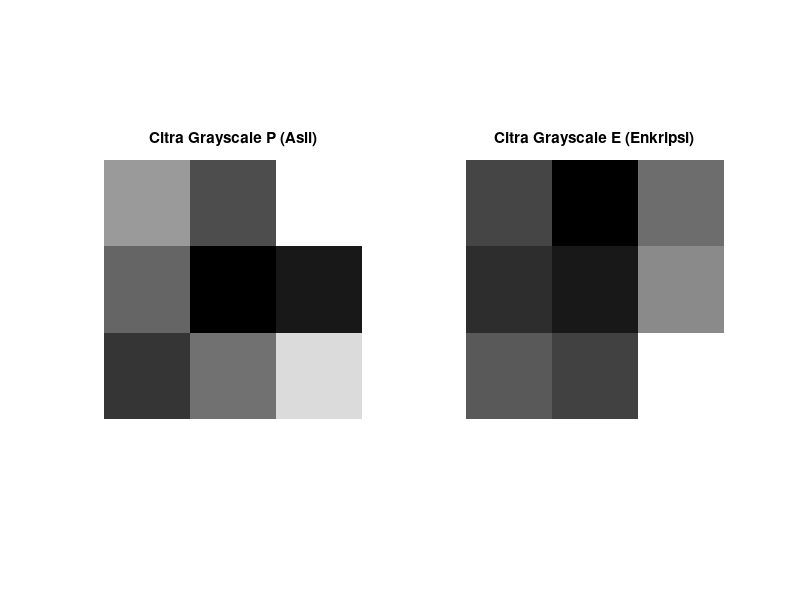

Reproduce this figure in MATLAB.
%  UTS Matematika Sains Data — Semester Genap 2025/2026 
%  Soal 2 — Enkripsi Citra Logo Toko dengan Invers Matriks 3x3
%  --------------------------------------------------- 
%  Nama  : Ivan Fransiscus
%  NIM   : 2510514014
%  Parameter: N=14, a=1, b=4, K=6, theta0=50, alpha=0,005 
%  Tanggal: 2026-04-27 
% ===================================================== 
  
clc; clear; close all; 
  
% Parameter personalisasi 
N = 14;  a = 1;  b = 4;  K = 6; 
theta0 = 50;  % derajat 
alpha_lr = 0.005;

% nomor 2 bagian d
disp('= soal 2d');
A = [a+1, b, 2; 
     1, a+2, 4; 
     4, 1, a+3];
n = size(A, 1);

Aug = [A, eye(n)]; %ngebaut matriks augmentasi

for i = 1:n
    % ngebuat nilai pivot jadi 1
    pivot = Aug(i, i);
    for j = 1:(2*n)
        Aug(i, j) = Aug(i, j) / pivot;
    end
    
    %bikin matriks identitasnya di bagian kiri matriks awal
    for k = 1:n
        if k ~= i
            faktor = Aug(k, i);
            for j = 1:(2*n)
                Aug(k, j) = Aug(k, j) - faktor * Aug(i, j);
            end
        end
    end
end

A_inv_manual = Aug(:, n+1:end); 
A_inv_matlab = inv(A); %invers fungsi lngsung dari matlab
error_frobenius = norm(A_inv_manual - A_inv_matlab, 'fro');

disp('Hasil invers manual:');
disp(A_inv_manual);

disp('Hasil invers MATLAB:');
disp(A_inv_matlab);

fprintf('Norma Error Frobenius : %e\n', error_frobenius); 

if error_frobenius < 1e-10
    disp('nilai error < 1e-10');
else
    disp('nilai error > 1e-10');
end

%nomor 2 bagian f

P = [120, 50+N, 200; 
     80, a+2, 10+N; 
     30+N, 90, 170];

E = A * P;

figure('Name', 'Visualisasi untuk enkripsi citra logo');

% Subplot kiri: Citra Asli P
subplot(1, 2, 1);
imshow(P, []);
title('Citra Grayscale P (Asli)');

% Subplot kanan: Citra Terenkripsi E
subplot(1, 2, 2);
imshow(E, []);
title('Citra Grayscale E (Enkripsi)');
